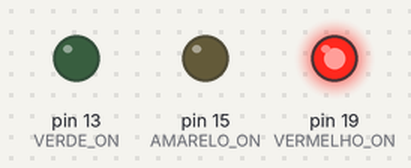
A sketch run on a simulated Arduino Uno, built with avr-gcc and run on an emulated ATmega328P. Shown: output pins drawn as LEDs (lit = HIGH).

Above: at 1.0 s.
At 3.0 s:
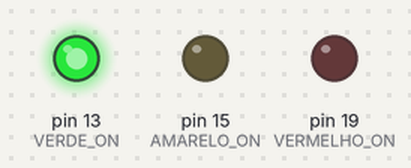
At 5.0 s:
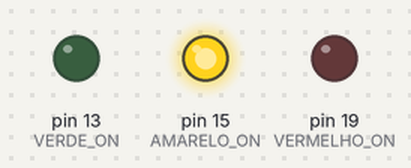
Timing chart, 0 to 7.8 s (numbered marks = the images above):
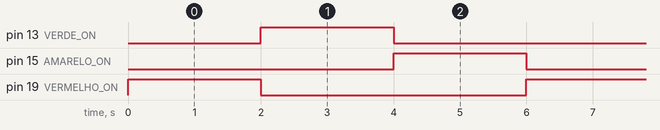

Measured:
- by itself, pin 13 (VERDE_ON), pin 15 (AMARELO_ON), pin 19 (VERMELHO_ON): alternates HIGH for 2.0 s and LOW for 4.0 s
- by itself, everything shown: repeats every 6.0 s, in 3 steps

The sketch:

Codigo_aula_27Fev.ino
```cpp
#define VERMELHO_ON (1<<PC5)
#define AMARELO_ON (1<<PC1)
#define VERDE_ON (1<<PB5)

int main() {
  // put your setup code here, to run once:
  DDRB = VERDE_ON;
  DDRC = VERMELHO_ON | AMARELO_ON;

    while(1){
      //Ligando apenas o led vermelho
      PORTB = 0;
      PORTC = VERMELHO_ON;
      _delay_ms(2000);

      //Ligando apenas o led verde
      PORTB = VERDE_ON;
      PORTC = 0;
      _delay_ms(2000);

      // Ligando apenas o led amarelo
      PORTB = 0;
      PORTC = AMARELO_ON;
      _delay_ms(2000);
    }
}
```
